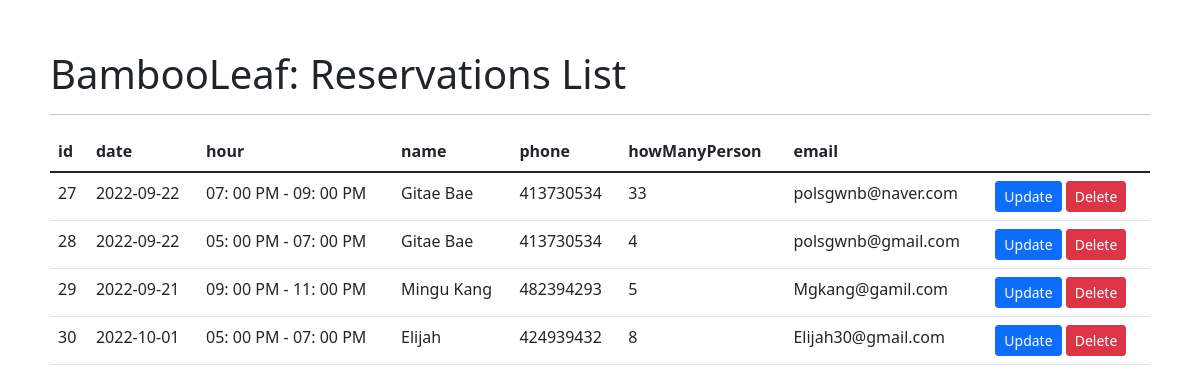
The page /database.php on the database its author committed.
### tables this page shows
CREATE TABLE `register` (
  `id` int(100) NOT NULL,
  `date` date NOT NULL,
  `hour` varchar(255) NOT NULL,
  `name` varchar(50) NOT NULL,
  `phone` int(100) NOT NULL,
  `howManyPerson` int(100) NOT NULL,
  `email` text NOT NULL
);

### database.php (the view, shortened to what this page needs)
<!DOCTYPE html>
<html lang="en">
<head>
    <link href="https://cdn.jsdelivr.net/npm/bootstrap@5.1.3/dist/css/bootstrap.min.css" rel="stylesheet">
</head>
<body style="margin: 50px;">
    <h1>BambooLeaf: Reservations List</h1>
    <hr />
    <table class="table">
        <thead>
			<tr>
				<th>id</th>
				<th>date</th>
				<th>hour</th>
				<th>name</th>
				<th>phone</th>
				<th>howManyPerson</th>
				<th>email</th>
			</tr>
		</thead>
        <tbody>
            <?php
            $servername = "localhost";
			$username = "root";
			$password = "";
			$database = "restaurant";
			$connection = new mysqli($servername, $username, $password, $database);
			$sql = "SELECT * FROM register";
			$result = $connection->query($sql);
			while($row = $result->fetch_assoc()){
				echo "<tr>
					<td>" . $row["id"] . "</td>
					<td>" . $row["date"] . "</td>
					<td>" . $row["hour"] . "</td>
					<td>" . $row["name"] . "</td>
					<td>" . $row["phone"] . "</td>
					<td>" . $row["howManyPerson"] . "</td>
					<td>" . $row["email"] . "</td>
					<td>
						<a class='btn btn-primary btn-sm' href='http://localhost/wwwroot/edit.php'>Update</a>
						<a class='btn btn-danger btn-sm' href='http://localhost/wwwroot/delete.php'>Delete</a>
					</td>
				</tr>";
			}
            ?>
        </tbody>
    </table>
</body>
</html>

### rows shown on the page
register: id "27", date "2022-09-22", hour "07: 00 PM - 09: 00 PM", name "Gitae Bae", phone "413730534", howManyPerson "33", email "polsgwnb@naver.com"
register: id "28", date "2022-09-22", hour "05: 00 PM - 07: 00 PM", name "Gitae Bae", phone "413730534", howManyPerson "4", email "polsgwnb@gmail.com"
register: id "29", date "2022-09-21", hour "09: 00 PM - 11: 00 PM", name "Mingu Kang", phone "482394293", howManyPerson "5", email "Mgkang@gamil.com"
register: id "30", date "2022-10-01", hour "05: 00 PM - 07: 00 PM", name "Elijah", phone "424939432", howManyPerson "8", email "Elijah30@gmail.com"
